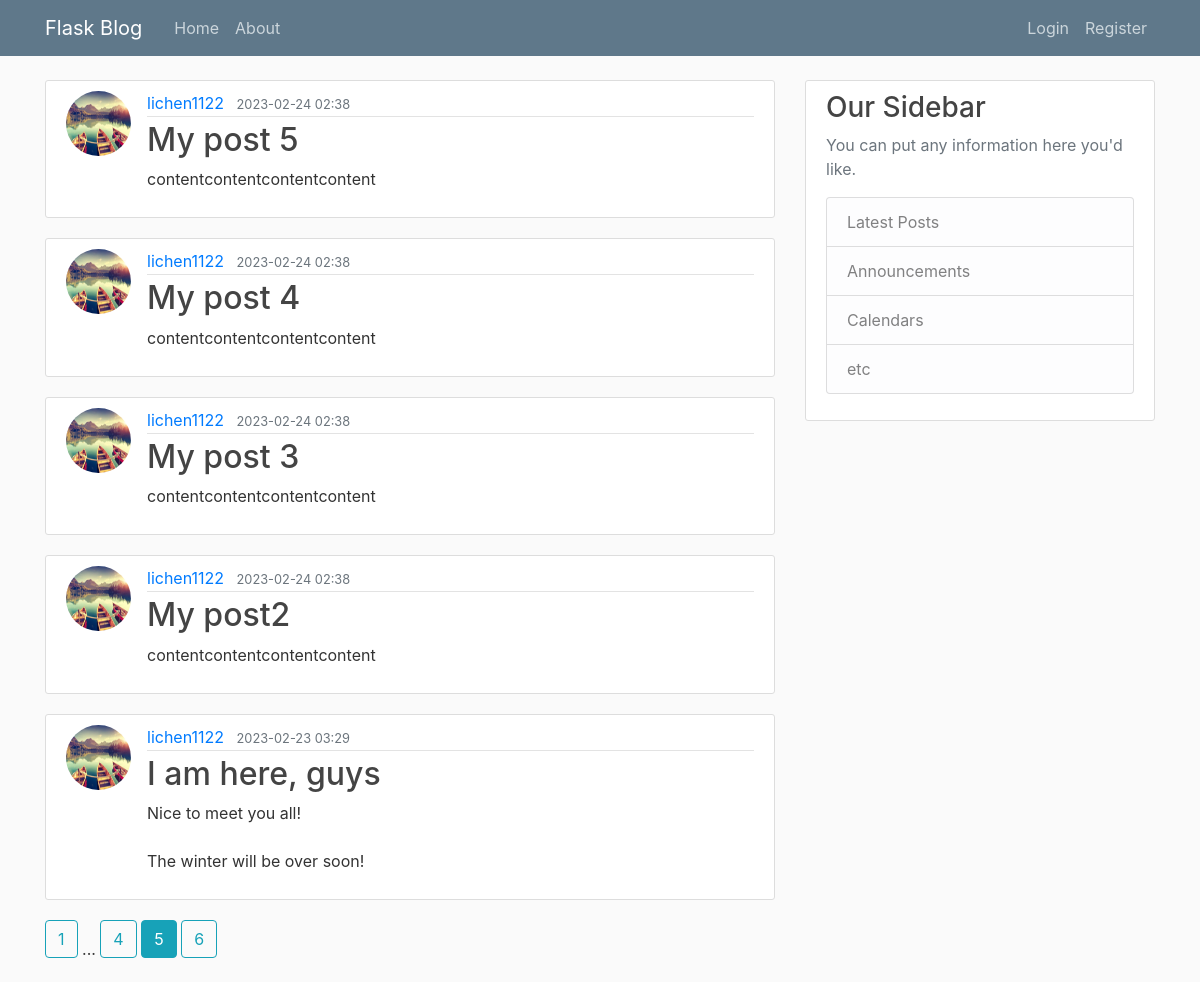
/home?page=5, run on the app's committed database.
### flaskblog/models.py (models this page shows, shortened)
class Post(db.Model):
    id = db.Column(db.Integer, primary_key=True)
    title = db.Column(db.String(100), nullable=False)
    date_posted = db.Column(db.DateTime, nullable=False, default=datetime.utcnow())
    content = db.Column(db.Text, nullable=False)
    author_id = db.Column(db.Integer, db.ForeignKey("user.id"), nullable=False)
    author = db.relationship('User', back_populates='posts', lazy=True)

class User(db.Model, UserMixin):
    id = db.Column(db.Integer, primary_key = True )
    username = db.Column(db.String(20), unique=True, nullable=False)
    email = db.Column(db.String(120), unique=True, nullable=False)
    image_file = db.Column(db.String(20), nullable=False, default='default.jpg')
    password = db.Column(db.String(60), nullable=False)
    posts = db.relationship('Post', back_populates='author', lazy=True)

### flaskblog/main/routes.py (the view)
@main.route("/")
@main.route("/home")
def home():
    page = request.args.get('page', 1, type=int) # set default value to 1, and type is integer
    posts = Post.query.order_by(Post.id.desc()).paginate(page=page, per_page=5)
    return render_template('home.html', posts=posts)

### flaskblog/templates/home.html
{% extends "layout.html" %}
{% block content %}
    {% for post in posts.items %}
        <article class="media content-section">
            <img class= "rounded-circle article-img" src="{{ url_for('static',filename='profile_pics/'+post.author.image_file) }}" alt="{{ post.author.username }}">
            <div class="media-body">
                <div class="article-metadata">
                    <a class="mr-2" href="{{ url_for('users.user_posts', username=post.author.username) }}">{{ post.author.username }}</a>
                    <small class="text-muted">{{ post.date_posted.strftime("%Y-%m-%d %H:%M") }}</small>
                </div>
                <h2><a class="article-title" href="{{ url_for('posts.post', post_id=post.id) }}">{{ post.title }}</a></h2>
                <p class="article-content">{{ post.content }}</p>
            </div>
        </article>
    {% endfor %}
    {% for page_num in posts.iter_pages(left_edge=1, right_edge=1, left_current=1, right_current=2) %}
        {% if page_num %}
            {% if posts.page==page_num %}
                <a class="btn btn-info mb-4" href="{{ url_for("main.home", page=page_num) }}">{{ page_num }}</a>
            {% else %}
                <a class="btn btn-outline-info mb-4" href="{{ url_for("main.home", page=page_num) }}">{{ page_num }}</a>
            {% endif %}
        {% else %}
            ...
        {% endif %}
    {% endfor %}
{% endblock content %}

### flaskblog/static/main.css (style rules this page uses)
body { background: #fafafa; color: #333333; margin-top: 5rem; }
h1, h2, h3, h4, h5, h6 { color: #444444; }
.content-section { background: #ffffff; padding: 10px 20px; border: 1px solid #dddddd; border-radius: 3px; margin-bottom: 20px; }
.article-title { color: #444444; }
.article-content { white-space: pre-line; }
.article-img { height: 65px; width: 65px; margin-right: 16px; }
.article-metadata { padding-bottom: 1px; margin-bottom: 4px; border-bottom: 1px solid #e3e3e3 }

### data on the page
Post: image_file (picture), author.username "lichen1122", date_posted "2023-02-24 02:38", title "My post 5", content "contentcontentcontentcontent"
Post: image_file (picture), author.username "lichen1122", date_posted "2023-02-24 02:38", title "My post 4", content "contentcontentcontentcontent"
Post: image_file (picture), author.username "lichen1122", date_posted "2023-02-24 02:38", title "My post 3", content "contentcontentcontentcontent"
Post: image_file (picture), author.username "lichen1122", date_posted "2023-02-24 02:38", title "My post2", content "contentcontentcontentcontent"
Post: image_file (picture), author.username "lichen1122", date_posted "2023-02-23 03:29", title "I am here, guys", content "Nice to meet you all! The winter will be over soon!"

### other printed values
{{ page_num }} "1" "4" "6"
{{ page_num }} "5"
